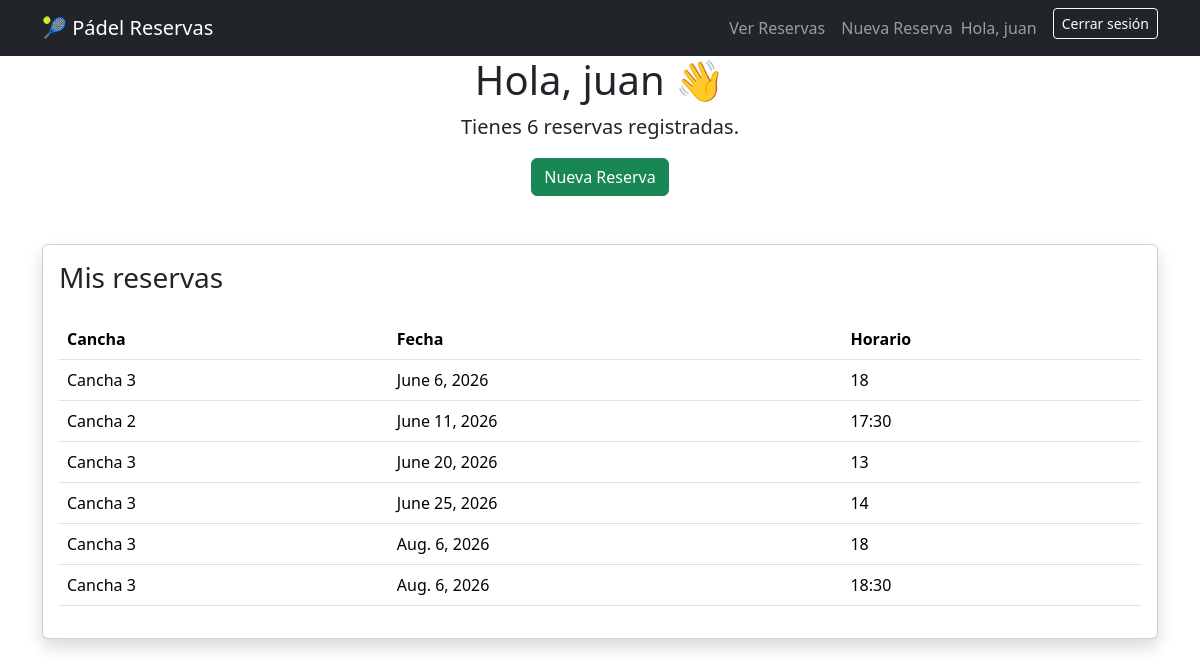
Screenshot of / (signed in) with the database file from the repository.
### reservas/models.py (models this page shows, shortened)
class Reserva(models.Model):
    nombre_cliente = models.CharField(max_length=100)
    cancha = models.ForeignKey(Cancha, on_delete=models.CASCADE)
    fecha = models.DateField()
    horario = models.CharField(max_length=5, choices=HORARIOS)
    usuario = models.ForeignKey(User, on_delete=models.CASCADE)

class Cancha(models.Model):
    nombre = models.CharField(max_length=50)
    def __str__(self):
        return self.nombre

### reservas/views.py (the view)
# urls.py: path('', inicio, name='inicio'),
def inicio(request):
    reservas_usuario = []
    if request.user.is_authenticated:
        reservas_usuario = Reserva.objects.filter(usuario = request.user).order_by('fecha', 'horario')
    context = {
        'reservas_usuario': reservas_usuario,
    }
    return render(
        request,
        'reservas/inicio.html',
        context
    )

### reservas/templates/reservas/inicio.html (shortened to what this page needs)
{% extends 'reservas/base.html' %}
{% load static %}
{% block content %}
{% if not user.is_authenticated %}
<div class="hero">
    <div class="hero-content">
        <h1>🎾 Sistema de Reservas de Pádel</h1>
        <p>
            Reserva tu cancha de forma rápida y sencilla.
        </p>
        <a href="{% url 'login' %}" class="btn-home">
            Iniciar sesión
        </a>
        <a href="{% url 'registro' %}" class="btn-home">
            Registrarse
        </a>
    </div>
</div>
{% else %}
<div class="container dashboard">
    <div class="text-center mb-5">
        <h1>Hola, {{ user.username }} 👋</h1>
        <p class="lead">
            Tienes {{ reservas_usuario|length }} reserva{{ reservas_usuario|length|pluralize }} registrada{{ reservas_usuario|length|pluralize }}.
        </p>
        <a href="{% url 'crear_reserva' %}" class="btn btn-success">
            Nueva Reserva
        </a>
    </div>
    <div class="card shadow dashboard-card">
        <div class="card-body">
            <h3 class="mb-4">Mis reservas</h3>
            {% if reservas_usuario %}
            <table class="table table-hover">
                <thead>
                    <tr>
                        <th>Cancha</th>
                        <th>Fecha</th>
                        <th>Horario</th>
                    </tr>
                </thead>
                <tbody>
                    {% for reserva in reservas_usuario %}
                    <tr>
                        <td>{{ reserva.cancha }}</td>
                        <td>{{ reserva.fecha }}</td>
                        <td>{{ reserva.horario }}</td>
                    </tr>
                    {% endfor %}
                </tbody>
            </table>
            {% else %}
            <div class="alert alert-info">
                Todavía no tienes reservas.
            </div>
            {% endif %}
        </div>
    </div>
</div>
{% endif %}
{% endblock %}

### reservas/templates/reservas/base.html (shortened to what this page needs)
<!DOCTYPE html>
<html>
<head>
    <link
        href="https://cdn.jsdelivr.net/npm/bootstrap@5.3.3/dist/css/bootstrap.min.css"
        rel="stylesheet"
    >
</head>
<body>
   <nav class="navbar navbar-expand-lg navbar-dark bg-dark">
    <div class="container">
        <a class="navbar-brand" href="{% url 'inicio'%}">
            🎾 Pádel Reservas
        </a>
        <div class="navbar-nav">
            <a class="nav-link" href="{% url 'lista_reservas' %}">
                Ver Reservas
            </a>
            <a class="nav-link" href="{% url 'crear_reserva' %}">
                Nueva Reserva
            </a>
        {% if user.is_authenticated %}
    <span class="navbar-text me-3">
        Hola, {{ user.username }}
    </span>
    <form
        method="post"
        action="{% url 'logout' %}"
    >
        <button
            type="submit"
            class="btn btn-outline-light btn-sm"
        >
            Cerrar sesión
        </button>
    </form>
{% endif %}
        </div>
    </div>
</nav>
{% block content %}
{% endblock %}
</body>
</html>

### rows the page displays
Reserva: cancha "Cancha 3", fecha "June 6, 2026", horario "18"
Reserva: cancha "Cancha 2", fecha "June 11, 2026", horario "17:30"
Reserva: cancha "Cancha 3", fecha "June 20, 2026", horario "13"
Reserva: cancha "Cancha 3", fecha "June 25, 2026", horario "14"
Reserva: cancha "Cancha 3", fecha "Aug. 6, 2026", horario "18"
Reserva: cancha "Cancha 3", fecha "Aug. 6, 2026", horario "18:30"

### other values shown
{{ user.username }} "juan"
{{ reservas_usuario|length }} "6"
